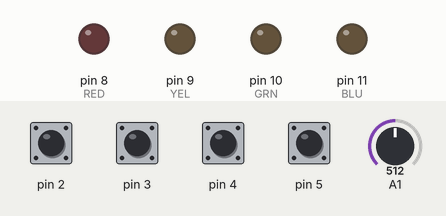
Recording of a sketch running on a simulated Arduino Uno, built with avr-gcc and run on an emulated ATmega328P. On the bench: output pins drawn as LEDs (lit = HIGH). The inputs (shaded band) are chosen by the test bench; at power-on: pin 2–5 HIGH, A1 = 512. Random numbers use the default seed unless the sketch sets one.

Above: at 2.8 s.
2.9 s: pin 2 pulled LOW for 0.15 s
At 3.8 s:
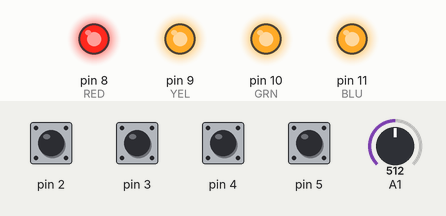
At 5.2 s:
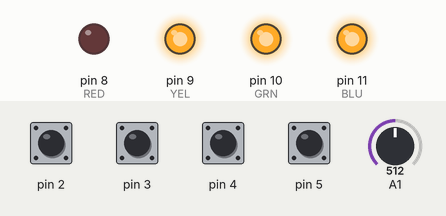
Timing chart, 0 to 13.9 s (numbered marks = the images above; inputs shaded):
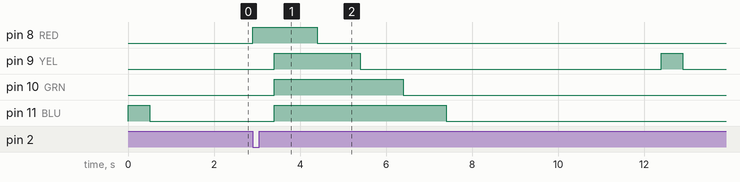

Measured:
- after the input at 2.9 s, pin 8 (RED): LOW → HIGH at once, → LOW 1.5 s later; pin 9 (YEL): LOW → HIGH after 0.50 s, → LOW 2.0 s later, → HIGH 7.0 s later, → LOW 0.50 s later; pin 10 (GRN): LOW → HIGH after 0.50 s, → LOW 3.0 s later; pin 11 (BLU): LOW → HIGH after 0.50 s, → LOW 4.0 s later

The sketch:

Simon.ino
```cpp
// LEDs
const int RED = 8;
const int YEL = 9;
const int GRN = 10;
const int BLU = 11;

// Length of sequence
int seqlen;

// Bool if sequence was entered successfully by player
bool success;

void setup() {
  // put your setup code here, to run once:
  // Buttons
  pinMode(2, INPUT_PULLUP);
  pinMode(3, INPUT_PULLUP);
  pinMode(4, INPUT_PULLUP);
  pinMode(5, INPUT_PULLUP);


  pinMode(RED, OUTPUT);
  pinMode(YEL, OUTPUT);
  pinMode(GRN, OUTPUT);
  pinMode(BLU, OUTPUT);

  // Random seed start
  randomSeed(analogRead(1));
  // Start with 1 LED
  seqlen = 1;

  success = true;
}

void loop() {
  // put your main code here, to run repeatedly:
  int sequence[seqlen];
  int player[seqlen];

  // Simon says:
  for(int x = 0; x < seqlen; x++)
  {
    int v = rand() % 4;

    sequence[x] = v;

    if(v == 0)
    {
      digitalWrite(RED, HIGH);
      delay(500);
      digitalWrite(RED, LOW);
    }
    if(v == 1)
    {
      digitalWrite(YEL, HIGH);
      delay(500);
      digitalWrite(YEL, LOW);
    }
    if(v == 2)
    {
      digitalWrite(GRN, HIGH);
      delay(500);
      digitalWrite(GRN, LOW);
    }
    if(v == 3)
    {
      digitalWrite(BLU, HIGH);
      delay(500);
      digitalWrite(BLU, LOW);
    }
    delay(1000);
  }

  // Safety delay
  delay(500);

  // Player's sequence position
  int y = 0;

  // Player input:
  do{
    int rd = digitalRead(2);
    int yl = digitalRead(3);
    int gn = digitalRead(4);
    int bl = digitalRead(5);

    if(!rd)
    {
      digitalWrite(RED, HIGH);
      delay(500);
      digitalWrite(RED, LOW);
      player[y] =  0;
    }
    if(!yl)
    {
      digitalWrite(YEL, HIGH);
      delay(500);
      digitalWrite(YEL, LOW);
      player[y] =  1;
    }
    if(!gn)
    {
      digitalWrite(GRN, HIGH);
      delay(500);
      digitalWrite(GRN, LOW);
      player[y] =  2;
    }
    if(!bl)
    {
      digitalWrite(BLU, HIGH);
      delay(500);
      digitalWrite(BLU, LOW);
      player[y] =  3;
    }

    // As long as a button was pressed
    // Move to next in sequence
    if(!rd || !yl || !gn || !bl)
    {
      y++;
    }
    /*
     * I could check for error here
     * and end the sequence immediately
     * but I already recorded my video
     * using current code
     */
  }while(y < seqlen);

  // Check sequences for victory
  for(int z = 0; z < seqlen; z++)
  {
    if(sequence[z] != player[z])
    {
      success = false;
      break;
    }
  }

  // Display either win or loss
  if(success)
  {
    win();
    seqlen++;
  }
  else
  {
    error();
  }
}

// Error sequence
void error() {
  digitalWrite(RED, HIGH);
  digitalWrite(YEL, HIGH);
  digitalWrite(GRN, HIGH);
  digitalWrite(BLU, HIGH);
  delay(1000);
  digitalWrite(RED, LOW);
  delay(1000);
  digitalWrite(YEL, LOW);
  delay(1000);
  digitalWrite(GRN, LOW);
  delay(1000);
  digitalWrite(BLU, LOW);

  // Restart
  delay(5000);
  setup();
}

// Victory!!!!
void win() {
  int c = 0;
  do {
    digitalWrite(RED, HIGH);
    digitalWrite(YEL, HIGH);
    digitalWrite(GRN, HIGH);
    digitalWrite(BLU, HIGH);
    delay(1000);
    digitalWrite(RED, LOW);
    digitalWrite(YEL, LOW);
    digitalWrite(GRN, LOW);
    digitalWrite(BLU, LOW);
    delay(1000);
    c++;
  } while(c <= 2);
  // Delay 4 seconds to let player
  // tell the difference
  delay(4000);
}
```
